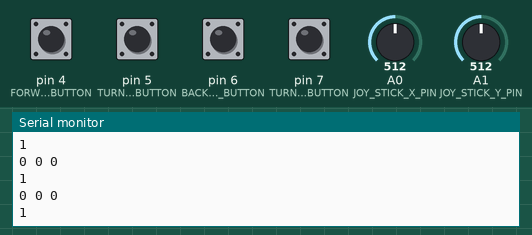
Simulated run of this sketch. Board: Arduino Uno, built with avr-gcc and run on an emulated ATmega328P. On the bench: the last lines printed to the serial monitor. The inputs (shaded band) are chosen by the test bench; at power-on: pin 4 (FORWARD_BUTTON), pin 5 (TURN_LEFT_BUTTON), pin 6 (BACKWARD_BUTTON), pin 7 (TURN_RIGHT_BUTTON) HIGH, A1 (JOY_STICK_Y_PIN) = 512, A0 (JOY_STICK_X_PIN) = 512. No radio packets arrive unless stated.

Above: at 4.3 s.
4.4 s: A1 (JOY_STICK_Y_PIN) set to 525
At 5.0 s:
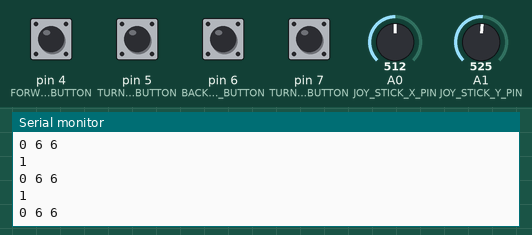
8.9 s: A1 (JOY_STICK_Y_PIN) set to 345
At 9.8 s:
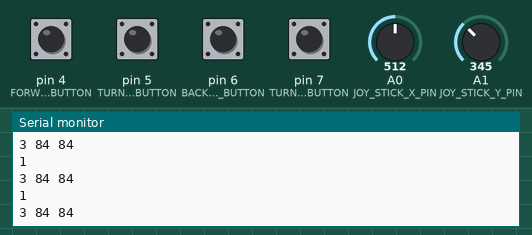
10.4 s: A1 (JOY_STICK_Y_PIN) set to 319
At 11.2 s:
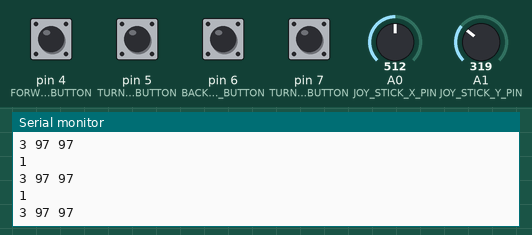
Timing chart, 0 to 12.9 s (numbered marks = the images above; inputs shaded):
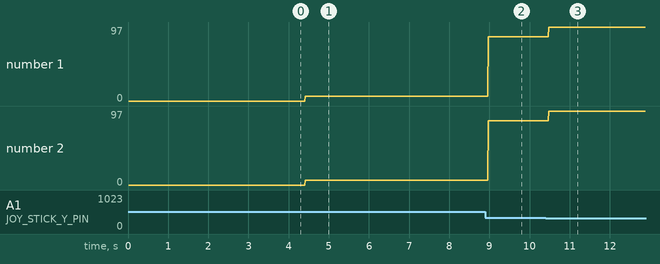

Measured:
- the behaviour switches between 517 and 518 on A1 (JOY_STICK_Y_PIN) (found by bisection; images 0 and 1)
- after the input at 4.4 s, the serial monitor: prints a new line at once (image 1)
- after the input at 8.9 s, the serial monitor: prints a new line after 0.08 s (image 2)
- after the input at 10.4 s, the serial monitor: prints a new line after 0.08 s (image 3)
- plotted number 1: 0 → 6 after the input at 4.4 s, 6 → 84 after the input at 8.9 s, 84 → 97 after the input at 10.4 s
- plotted number 2: 0 → 6 after the input at 4.4 s, 6 → 84 after the input at 8.9 s, 84 → 97 after the input at 10.4 s

The sketch:

remote.ino
```cpp
// The main program of the remote of the robot

// Include libs
#include <nRF24L01.h>
#include <RF24.h>
#include <printf.h>

// Deadzone of the joystick out of 512
#define DEAD_ZONE 10

// Fake grounds
// There weren't enough ground ports on the arduino to connect all the buttons to,
// so we use three pins as extra ground pins by permanantly setting them low.
#define FAKE_GND_1 2
#define FAKE_GND_2 3
#define FAKE_GND_3 8

// Define pins
#define JOY_STICK_X_PIN A0
#define JOY_STICK_Y_PIN A1
#define FORWARD_BUTTON 4
#define BACKWARD_BUTTON 6
#define TURN_LEFT_BUTTON 5
#define TURN_RIGHT_BUTTON 7

// Define nRF24L01
RF24 sender(9, 10);

// The nRF24L01 address, must be the same from the address of the motor
const unsigned char ADDRESS[6] = "2Node";

// Joystickdata, contains x and y values of the joystick in the range [-512, 512)
struct JoyStickData
{
    int x;
    int y;

    bool isDeadZone()
    {
        return -DEAD_ZONE < this->x && this->x < DEAD_ZONE && -DEAD_ZONE < this->y && this->y < DEAD_ZONE;
    }
};

// Get the joystick data
JoyStickData get_joy_stick()
{
    int x = analogRead(JOY_STICK_X_PIN);
    int y = analogRead(JOY_STICK_Y_PIN);
    x -= 512;
    y -= 512;
    return JoyStickData{x, y};
}

// Setup code
void setup()
{
    // Initialize ground pins
    pinMode(FAKE_GND_1, OUTPUT);
    digitalWrite(FAKE_GND_1, LOW);
    pinMode(FAKE_GND_2, OUTPUT);
    digitalWrite(FAKE_GND_2, LOW);
    pinMode(FAKE_GND_3, OUTPUT);
    digitalWrite(FAKE_GND_3, LOW);
    // Initialize button pins
    pinMode(FORWARD_BUTTON, INPUT_PULLUP);
    pinMode(BACKWARD_BUTTON, INPUT_PULLUP);
    pinMode(TURN_LEFT_BUTTON, INPUT_PULLUP);
    pinMode(TURN_RIGHT_BUTTON, INPUT_PULLUP);
    // Begin serial for debugging
    Serial.begin(9600);
    // Used by sender.printDetails
    printf_begin();
    // Initialize the nRF24L01
    if (!sender.begin())
    {
        Serial.println("Sender radio not responding");
        while (1)
            ;
    }
    sender.openWritingPipe(ADDRESS);
    sender.setPALevel(RF24_PA_MIN);
    sender.stopListening();
    Serial.println(sender.isChipConnected() ? "Sender connected" : "Sender NOT connected");
    sender.printDetails(); // Used for debugging purposes
}

void loop()
{
    // Loop until the joystick is in the deadzone
    while (true)
    {
        // Get joystick data
        JoyStickData joy_stick = get_joy_stick();
        if (!joy_stick.isDeadZone())
        {
            // Set motor power if not in deadzone
            set_motor_power(joy_stick.x, joy_stick.y);
            return;
        }
        else
        {
            // Joystick is in the deadzone, check buttons
            break;
        }
    }
    // Joystick is in the deadzone, disable motors
    set_motor_power(0, 0);
    // Handle button presses
    handle_button(FORWARD_BUTTON, []()
                  { simple_command(4); });
    handle_button(BACKWARD_BUTTON, []()
                  { simple_command(5); });
    handle_button(TURN_LEFT_BUTTON, []()
                  { simple_command(6); });
    handle_button(TURN_RIGHT_BUTTON, []()
                  { simple_command(7); });
    delay(10); // Give the robot a bit of time to receive the data
}

// Handle button press
// button is the button pin and fn is the function to be called when the button is pressed
// Returns when the button is no longer pressed
void handle_button(int button, void (*fn)())
{
    // Return if the button is not pressed
    if (digitalRead(button) != LOW)
        return;
    fn();
    // While the button is pressed and the joy stick is in the deadzone
    // The joystick takes presedence over the buttons
    while (digitalRead(button) == LOW && get_joy_stick().isDeadZone())
    {
        delay(10);
    }
}

// Set motor power, x and y are the joystick values in the range [-512,512)
void set_motor_power(int x, int y)
{
    // Calculate left and right motor powers
    int left = 0;
    int right = 0;
    // Increase both motor powers if going forwards
    left += y;
    right += y;
    // Decrease motor power on the left if going right
    left -= x;
    // Increase motor power on the right if going left
    right += x;
    // Map to range [-512,512)
    left >>= 1;
    right >>= 1;
    bool leftReverse = left < 0;
    bool rightReverse = right < 0;
    left = abs(left);
    right = abs(right);
    // Clamp to [0,256)
    left = min(left, 255);
    right = min(right, 255);
    // Send data
    unsigned char data[]{(unsigned char)(leftReverse | rightReverse << 1), (unsigned char)left, (unsigned char)right};
    send_data(data, sizeof(data));
}

// Send a simple command consisting of a single byte to the robot
void simple_command(unsigned char command)
{
    unsigned char data[] = {command};
    send_data(data, 1);
}

// Send data to the robot and to the serial monitor for debugging purposes
void send_data(unsigned char data[], unsigned char len)
{
    for (int i = 0; i < len; i++)
    {
        Serial.print(data[i]);
        Serial.print(" ");
    }
    Serial.println();
    Serial.println(sender.write(data, len));
}
```
